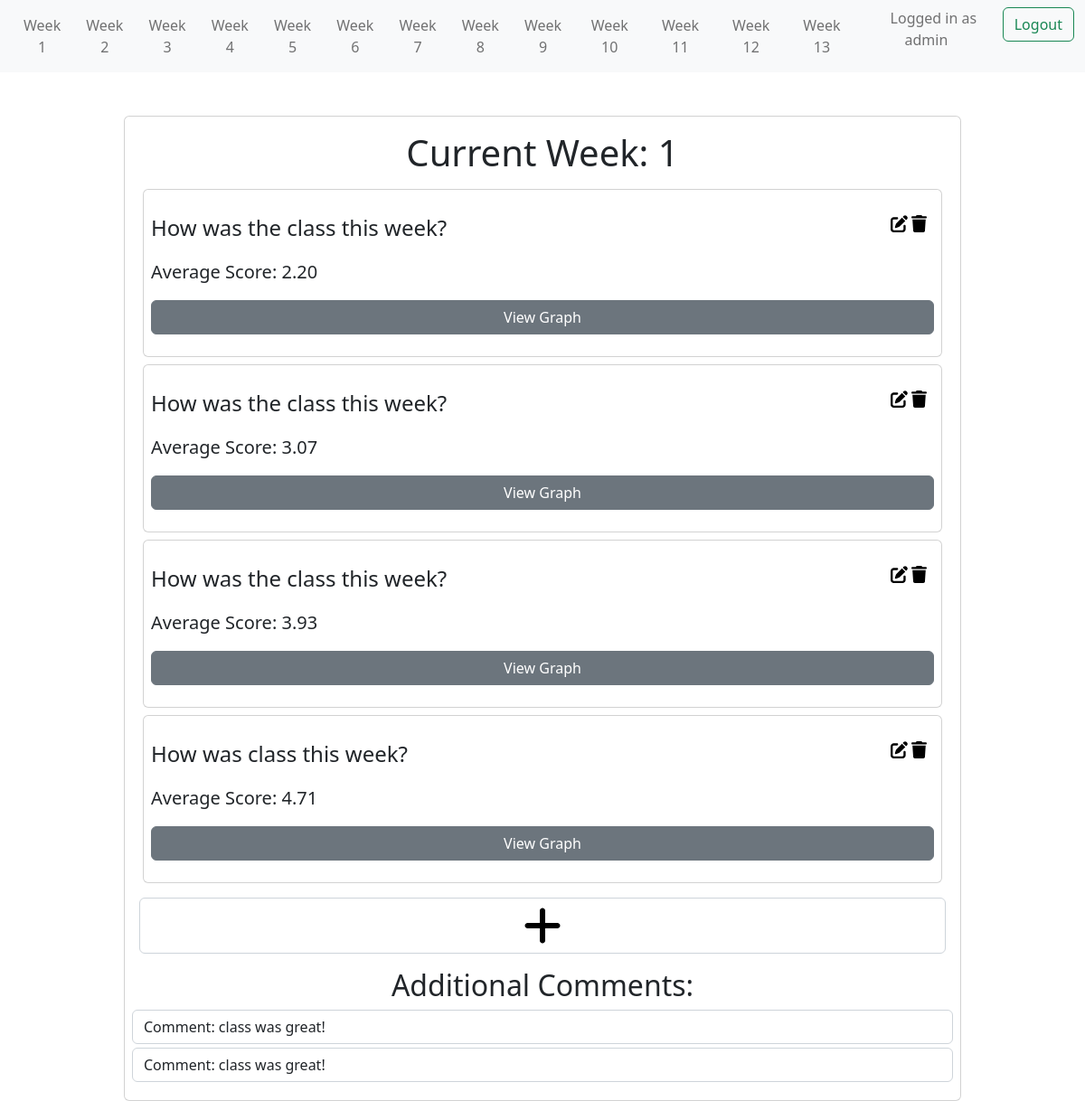
Page /survey/week/1 (signed in) on the committed database.
### survey/models.py (models this page shows, shortened)
class SurveyQuestion(models.Model):
    question = models.CharField(max_length=300)
    week = models.ForeignKey('Week',db_column='week_number', on_delete=models.CASCADE, default=1)
    total_responses = models.IntegerField(default=0)
    total_score = models.IntegerField(default=0)
    average_score = models.FloatField(default=0)
    option_1_count = models.IntegerField(default=0)
    option_2_count = models.IntegerField(default=0)
    option_3_count = models.IntegerField(default=0)
    option_4_count = models.IntegerField(default=0)
    option_5_count = models.IntegerField(default=0)

class Comment(models.Model):
    week = models.ForeignKey('Week',db_column='week_number', on_delete=models.CASCADE, default=1)
    comment = models.TextField(max_length=500)
    def __str__(self):
        return f"Comment: {self.comment}"

### survey/views.py (the view)
# urls.py: path('week/<int:week>', views.week_questions, name='week_questions'),
def week_questions(request, week):
    questions = SurveyQuestion.objects.filter(week=week).all()
    questionCount = SurveyQuestion.objects.count()
    comments = Comment.objects.filter(week=week).all()
    SurveyFormSet = formset_factory(SurveyForm, extra=questionCount)
    formset =  SurveyFormSet()
    questionForm = zip(questions,formset)
    commentForm = CommentForm()
    if request.method == "POST":
        form = SurveyForm(request.POST)
        comment = CommentForm(request.POST)
        if form.is_valid() and comment.is_valid():
            commentText = comment.cleaned_data['comment']
            Comment.objects.create(comment=commentText,week=Week.objects.get(week_number=week))
            for i in range(questionCount):
                var = 'form-' + str(i) + '-score'
                score = request.POST.get(var , 0)
                if score == 0:
                    continue
                else:
                    question = questions[i]
                    if score == 'option1':
                        question.option_1_count += 1
                        score = 1
                    elif score == 'option2':
                        question.option_2_count += 1
                        score = 2
                    elif score == 'option3':
                        question.option_3_count += 1
                        score = 3
                    elif score == 'option4':
                        question.option_4_count += 1
                        score = 4
                    else:
                        question.option_5_count += 1
                        score = 5
                    question.total_responses += 1
                    question.total_score += score
                    question.average_score = (question.total_score / question.total_responses)
                    question.save()
            return redirect(reverse('survey:thank_you'))
        else:
            print(form.errors)
            return render(request,'survey/week_questions.html', context={'questions' : questions, 'week' : week, 'questionForm' : questionForm})
    else:
        if questions:
            return render(request,'survey/week_questions.html', context={'questions' : questions, 'week' : week, 'questionForm' : questionForm
                                                                        ,'comment' : commentForm, 'comments':comments})
        else:
            return render(request,'survey/week_questions.html', context={'questions' : questions, 'week' : week,
                                                        'error':'No questions for this week!','comment' : commentForm,'comments':comments})

### survey/templates/survey/week_questions.html (shortened to what this page needs)
{% extends 'survey/base.html' %}
{% load crispy_forms_tags %}
{% load static %}
{% block content %}
<div class="container mt-5">
  <div class="row d-flex justify-content-center">
    <div class="col-md-10">
      <div class="card px-2 py-3" id="form1">
        <div class="text-center">
          <h1>Current Week: {{ week }}</h1>
        </div>
        {% if user.is_authenticated %}
        {% for question in questions %}
        <div class="container mt-2">
          <div class="row d-flex justify-content-center">
            <div class="col-md-18">
              <div class="card px-2 py-4">
                <div id="question">
                  <div class="fs-4" style="display: inline;">
                    {{ question.question }}
                  </div>
                  <div style="display: inline; float: right; width: 3em;" id="icons" class="">
                    <a href="{% url 'survey:update_question' question.id %}"
                      ><img
                        src="{% static 'survey/pen-to-square-solid.svg' %}"
                        id="editImage"
                    /></a>
                    <a href="{% url 'survey:delete_question' question.id %}"
                      ><img src="{% static 'survey/trash-solid.svg' %}" id="deleteImage"
                    /></a>
                  </div>
                </div>
                <div class="fs-5 justify-content-center py-3" style="display: inline;">Average Score: {{ question.average_score|floatformat:2 }}</div>
                <a href="{% url 'survey:resultspage' question.id %}" style="display: inline;" type="button" class="btn btn-secondary ">View Graph</a>
              </div>
            </div>
          </div>
        </div>
        {% endfor %}
        <a href="{% url 'survey:create_question' week=week %}" class="py-3 px-2">
          <div class="form-control input-normal">
              <img src="{% static 'survey/plus-solid.svg' %}" id="submitImage"/>
          </div>
        </a>
        {% if comments %}
        <div class="text-center">
          <h2>Additional Comments:</h2>
        </div>
        {% for comment in comments %}
          <div class="form-control mb-1">{{ comment }}</div>
        {% endfor %}
        {% endif %}
        {% endif %}
      </div>
    </div>
  </div>
</div>
{% endblock %}

### survey/templates/survey/base.html (shortened to what this page needs)
<!DOCTYPE html>
<html lang="en">
  <head>
    <link
      href="https://cdn.jsdelivr.net/npm/bootstrap@5.2.0-beta1/dist/css/bootstrap.min.css"
      rel="stylesheet"
    />
  </head>
  <body>
    <nav class="navbar navbar-expand-lg bg-light">
      <div class="container-fluid">
        <div class="collapse navbar-collapse" id="navbarNav">
          <ul class="navbar-nav nav-fill w-100">
            <li class="nav-item">
              <a
                class="nav-link"
                href="{% url 'survey:week_questions' 1 %}"
                aria-current="page"
                >Week 1</a
              >
            </li>
            <li class="nav-item">
              <a class="nav-link" href="{% url 'survey:week_questions' 2 %}"
                >Week 2</a
              >
            </li>
            <li class="nav-item">
              <a class="nav-link" href="{% url 'survey:week_questions' 3 %}"
                >Week 3</a
              >
            </li>
            <li class="nav-item">
              <a class="nav-link" href="{% url 'survey:week_questions' 4 %}"
                >Week 4</a
              >
            </li>
            <li class="nav-item">
              <a class="nav-link" href="{% url 'survey:week_questions' 5 %}"
                >Week 5</a
              >
            </li>
            <li class="nav-item">
              <a class="nav-link" href="{% url 'survey:week_questions' 6 %}"
                >Week 6</a
              >
            </li>
            <li class="nav-item">
              <a class="nav-link" href="{% url 'survey:week_questions' 7 %}"
                >Week 7</a
              >
            </li>
            <li class="nav-item">
              <a class="nav-link" href="{% url 'survey:week_questions' 8 %}"
                >Week 8</a
              >
            </li>
            <li class="nav-item">
              <a class="nav-link" href="{% url 'survey:week_questions' 9 %}"
                >Week 9</a
              >
            </li>
            <li class="nav-item">
              <a class="nav-link" href="{% url 'survey:week_questions' 10 %}"
                >Week 10</a
              >
            </li>
            <li class="nav-item">
              <a class="nav-link" href="{% url 'survey:week_questions' 11 %}"
                >Week 11</a
              >
            </li>
            <li class="nav-item">
              <a class="nav-link" href="{% url 'survey:week_questions' 12 %}"
                >Week 12</a
              >
            </li>
            <li class="nav-item">
              <a class="nav-link" href="{% url 'survey:week_questions' 13 %}"
                >Week 13</a
              >
            </li>
            {% if user.is_authenticated %}
            <li class="nav-item">
            <span class="navbar-text mx-2" > Logged in as {{user.username}} </span>
            </li>
            <form
              action="{% url 'survey:log_out' %}"
              method="POST"
              class="d-flex"
            >
              <li class="nav-item">
                <button type="submit" class="btn btn-outline-success">
                  Logout
                </button>
              </li>
            </form>
          {% endif %}
        </div>
      </div>
    </nav>
    {% block content %} {% endblock %}
  </body>
</html>

### survey/templates/survey/week_questions.html (style rules this page uses)
#editImage { max-height: 1.2em; min-height: 0.5em; }
#deleteImage { max-height: 1.2em; min-height: 0.5em; }
#submitImage { height:3em; margin: auto; display: block; }

### rows in the picture
SurveyQuestion: question "How was the class this week?", average_score "2.20"
SurveyQuestion: question "How was the class this week?", average_score "3.07"
SurveyQuestion: question "How was the class this week?", average_score "3.93"
SurveyQuestion: question "How was class this week?", average_score "4.71"
Comment: comment "Comment: class was great!"
Comment: comment "Comment: class was great!"

### other values in the picture
{{ user.username }} "admin"
{{ week }} "1"
